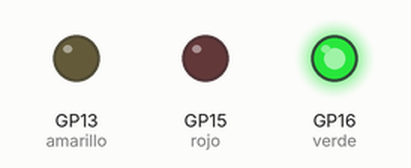
Bench run of a program on a simulated Raspberry Pi Pico running MicroPython. On the bench: output pins drawn as LEDs (lit = HIGH).

Above: at 1.0 s.
At 2.5 s:
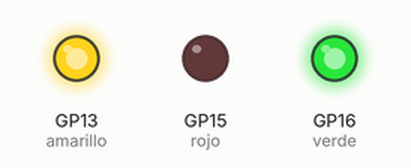
At 4.0 s:
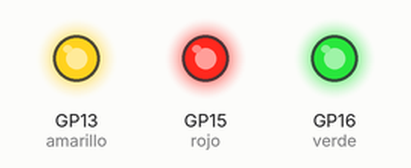
At 6.0 s:
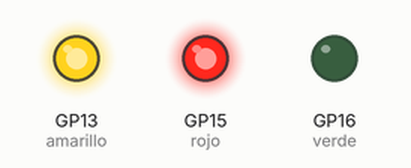
At 7.5 s:
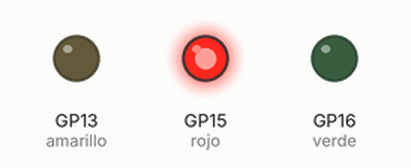
At 9.0 s:
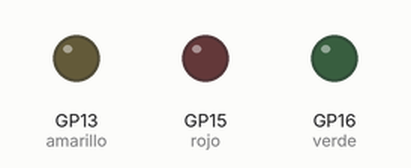
Timing chart, 0 to 13.0 s (numbered marks = the images above):
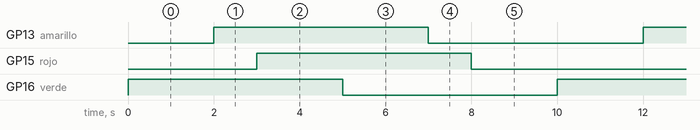

Measured:
- by itself, GP13 (amarillo), GP15 (rojo), GP16 (verde): alternates HIGH for 5.0 s and LOW for 5.0 s
- by itself, everything shown: repeats every 10.0 s, in 6 steps

The program:

toggle_semaforo.py
```python
from machine import Pin
import utime
rojo = Pin(15,Pin.OUT)
amarillo = Pin (13,Pin.OUT)
verde = Pin(16,Pin.OUT)

while True:
    verde.toggle() #encendiendo el led verde
    utime.sleep_ms(2000)
    amarillo.toggle()
    utime.sleep_ms(1000)
    rojo.toggle()
    utime.sleep_ms(2000)
```
